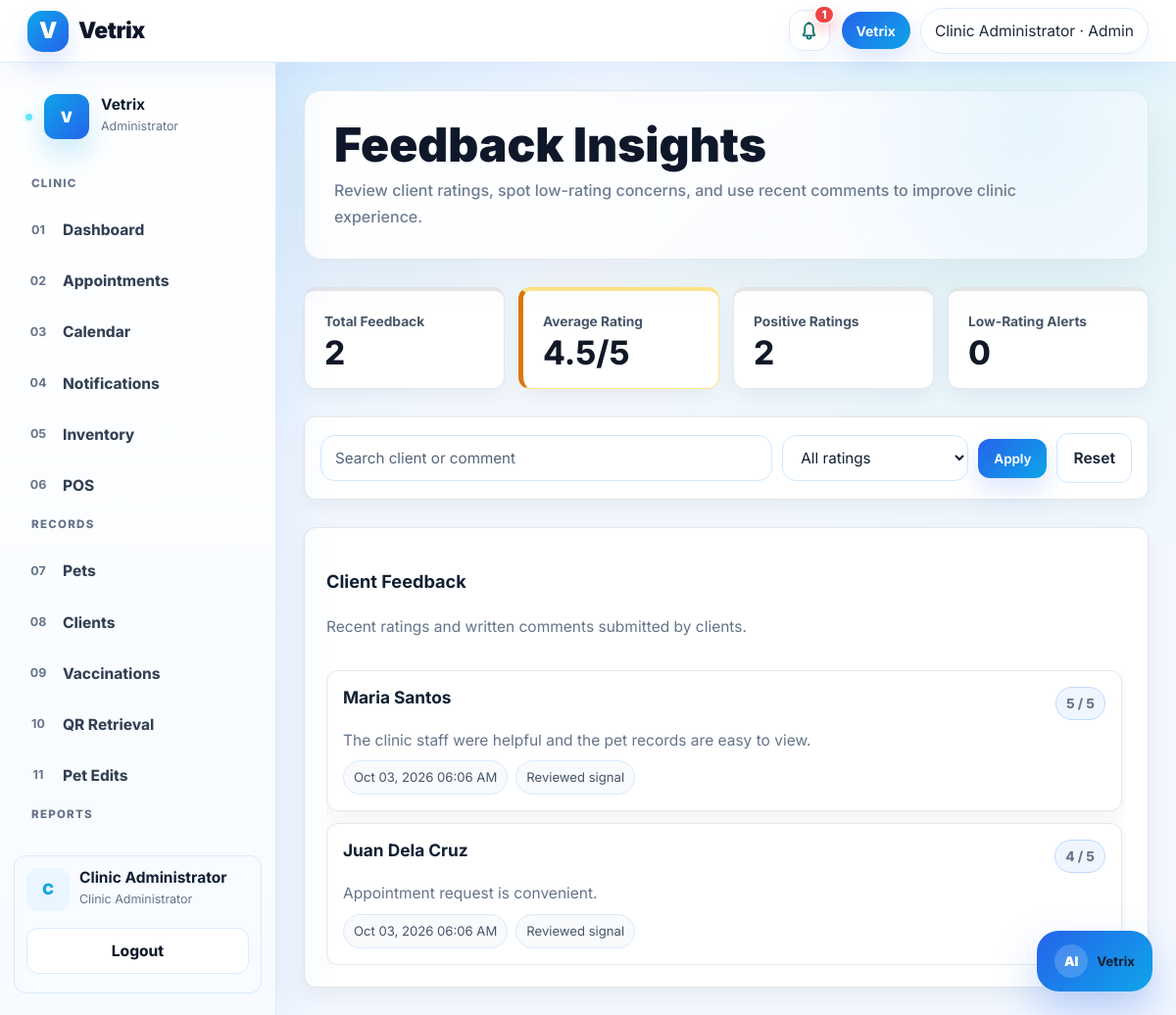
/admin/feedback.php (signed in), run on the app's committed database.
### tables this page shows
CREATE TABLE feedback (
    id INT AUTO_INCREMENT PRIMARY KEY,
    user_id INT NOT NULL,
    appointment_id INT NULL,
    rating INT,
    comment TEXT,
    created_at TIMESTAMP DEFAULT CURRENT_TIMESTAMP,
    UNIQUE KEY feedback_appointment_unique (appointment_id),
    CONSTRAINT feedback_appointment_fk FOREIGN KEY (appointment_id) REFERENCES appointments(id) ON DELETE SET NULL,
    FOREIGN KEY (user_id) REFERENCES users(id) ON DELETE CASCADE
);

CREATE TABLE users (
    id INT AUTO_INCREMENT PRIMARY KEY,
    full_name VARCHAR(120) NOT NULL,
    email VARCHAR(120) UNIQUE NOT NULL,
    phone VARCHAR(30),
    emergency_contact VARCHAR(120),
    address VARCHAR(255),
    password VARCHAR(255) NOT NULL,
    role ENUM('admin','veterinarian','staff','client') NOT NULL DEFAULT 'client',
    account_source ENUM('self_registered','admin_created','system_seed') DEFAULT 'self_registered',
    created_by INT NULL,
    status ENUM('pending','approved','active','inactive','rejected') NOT NULL DEFAULT 'pending',
    approved_by INT NULL,
    approved_at DATETIME NULL,
    rejected_at DATETIME NULL,
    otp_verified_at DATETIME NULL,
    created_at TIMESTAMP DEFAULT CURRENT_TIMESTAMP
);

### includes/functions.php (called while the page is built, shortened)
<?php
function e($value) {
    return htmlspecialchars($value ?? '', ENT_QUOTES, 'UTF-8');
}
?>

### admin/feedback.php (the view, shortened to what this page needs)
<?php
require_once "../config/database.php";
require_once "../includes/functions.php";
include "../includes/header.php";
include "../includes/navbar.php";
$q = trim($_GET['q'] ?? '');
$ratingFilter = trim($_GET['rating'] ?? 'all');
$where = [];
$whereSql = $where ? 'WHERE ' . implode(' AND ', $where) : '';
$hasVisitFeedback = $conn->query("SHOW COLUMNS FROM feedback LIKE 'appointment_id'")->num_rows > 0;
$visitSelect = $hasVisitFeedback ? 'a.id AS visit_id, p.name AS pet_name, COALESCE(a.scheduled_date,a.requested_date) AS visit_date' : 'NULL AS visit_id, NULL AS pet_name, NULL AS visit_date';
$visitJoin = $hasVisitFeedback ? 'LEFT JOIN appointments a ON a.id=f.appointment_id LEFT JOIN pets p ON p.id=a.pet_id' : '';
$sql = "SELECT f.*, u.full_name, $visitSelect
    FROM feedback f
    JOIN users u ON f.user_id=u.id
    $visitJoin
    $whereSql
    ORDER BY f.created_at DESC";
$stmt = $conn->prepare($sql);
$stmt->execute();
$rows = $stmt->get_result();
$summary = $conn->query("SELECT
    COUNT(*) total_feedback,
    ROUND(AVG(rating),1) average_rating,
    SUM(rating >= 4) positive_feedback,
    SUM(rating <= 2) low_feedback
    FROM feedback")->fetch_assoc();
?>
<div class="layout"><?php include "../includes/admin_sidebar.php"; ?>
<main class="content">
    <section class="hero admin-hero-banner mb-4">
        <h1>Feedback Insights</h1>
        <p>Review client ratings, spot low-rating concerns, and use recent comments to improve clinic experience.</p>
    </section>
    <section class="admin-summary-grid mb-4">
        <div class="admin-summary-card"><span>Total Feedback</span><b><?= (int)($summary['total_feedback'] ?? 0) ?></b></div>
        <div class="admin-summary-card"><span>Average Rating</span><b><?= e($summary['average_rating'] ?: '0') ?>/5</b></div>
        <div class="admin-summary-card"><span>Positive Ratings</span><b><?= (int)($summary['positive_feedback'] ?? 0) ?></b></div>
        <div class="admin-summary-card"><span>Low-Rating Alerts</span><b><?= (int)($summary['low_feedback'] ?? 0) ?></b></div>
    </section>
    <section class="admin-filter-panel mb-4">
        <form method="GET" class="admin-filter-form">
            <input class="form-control" name="q" value="<?= e($q) ?>" placeholder="Search client or comment">
            <select class="form-select" name="rating">
                <option value="all" <?= $ratingFilter === 'all' ? 'selected' : '' ?>>All ratings</option>
            </select>
            <button class="btn btn-primary">Apply</button>
            <a class="btn btn-light" href="feedback.php">Reset</a>
        </form>
    </section>
    <section class="admin-workflow-card">
        <div class="section-head mb-3">
            <div>
                <h3>Client Feedback</h3>
                <p class="text-muted mb-0">Recent ratings and written comments submitted by clients.</p>
            </div>
        </div>
        <?php if ($rows->num_rows === 0): ?>
            <div class="admin-empty-state">
                <h3>No feedback found</h3>
                <p>Try changing the search or rating filter.</p>
            </div>
        <?php else: ?>
            <div class="admin-card-list">
                <?php while ($r = $rows->fetch_assoc()): ?>
                    <article class="admin-review-card admin-feedback-card <?= ((int)$r['rating'] <= 2) ? 'is-priority' : '' ?>">
                        <div class="admin-review-main">
                            <div class="admin-row-title">
                                <h3><?= e($r['full_name']) ?></h3>
                                <span class="admin-rating-token"><?= e($r['rating']) ?> / 5</span>
                            </div>
                            <p><?= e($r['comment'] ?: 'No written comment.') ?></p>
                            <div class="admin-meta-row">
                                <span><?= e(date('M d, Y h:i A', strtotime($r['created_at']))) ?></span>
                                <span><?= ((int)$r['rating'] <= 2) ? 'Needs attention' : 'Reviewed signal' ?></span>
                            </div>
                        </div>
                    </article>
                <?php endwhile; ?>
            </div>
        <?php endif; ?>
    </section>
</main>
</div>
<?php include "../includes/footer.php"; ?>

### data on the page
feedback: user.full_name "Maria Santos", rating "5", comment "The clinic staff were helpful and the pet records are easy to view.", created_at "Oct 03, 2026 06:06 AM", shows "Reviewed signal"
feedback: user.full_name "Juan Dela Cruz", rating "4", comment "Appointment request is convenient.", created_at "Oct 03, 2026 06:06 AM", shows "Reviewed signal"

### other printed values
$notifLabel "1"
$_SESSION['full_name'] "Clinic Administrator"
$navRole "Admin"
$section "CLINIC"
$link[0] "01"
$link[1] "Dashboard"
$link[0] "02"
$link[1] "Appointments"
$link[0] "03"
$link[1] "Calendar"
$link[0] "04"
$link[1] "Notifications"
$link[0] "05"
$link[1] "Inventory"
$link[0] "06"
